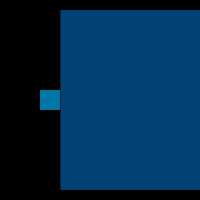
Frame 1 (no input)
Frame 60 (the mouse pressed at the canvas centre just before this capture): identical to frame 1, image omitted
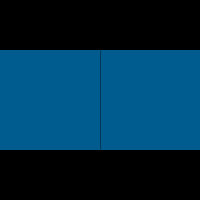
Frame 120 (the mouse held since frame 60 and released just before this capture)

The Processing sketch that drew these frames (run headless with seeded random() and noise(); from frame 60 on, the mouse is pressed at the canvas centre):

// Processing sketch: Mouse1D
// ── Mouse1D.pde
/**
 * Mouse 1D. 
 * 
 * Move the mouse left and right to shift the balance. 
 * The "mouseX" variable is used to control both the 
 * size and color of the rectangles. 
 */
 
int gx = 15;
int gy = 35;
float leftColor = 0.0;
float rightColor = 0.0;

void setup() {
  size(200, 200);
  colorMode(RGB, 1.0);
  noStroke();
}

void draw() {
  background(0.0);
  update(mouseX); 
  fill(0.0, leftColor + 0.4, leftColor + 0.6); 
  rect(width/4-gx, height/2-gx, gx*2, gx*2); 
  fill(0.0, rightColor + 0.2, rightColor + 0.4); 
  rect(width/1.33-gy, height/2-gy, gy*2, gy*2);
}

void update(int x) {
  leftColor = -0.002 * x/2 + 0.06;
  rightColor =  0.002 * x/2 + 0.06;
	
  gx = x/2;
  gy = 100-x/2;

  if (gx < 10) {
    gx = 10;
  } else if (gx > 90) {
    gx = 90;
  }

  if (gy > 90) {
    gy = 90;
  } else if (gy < 10) {
    gy = 10;
  }
}
